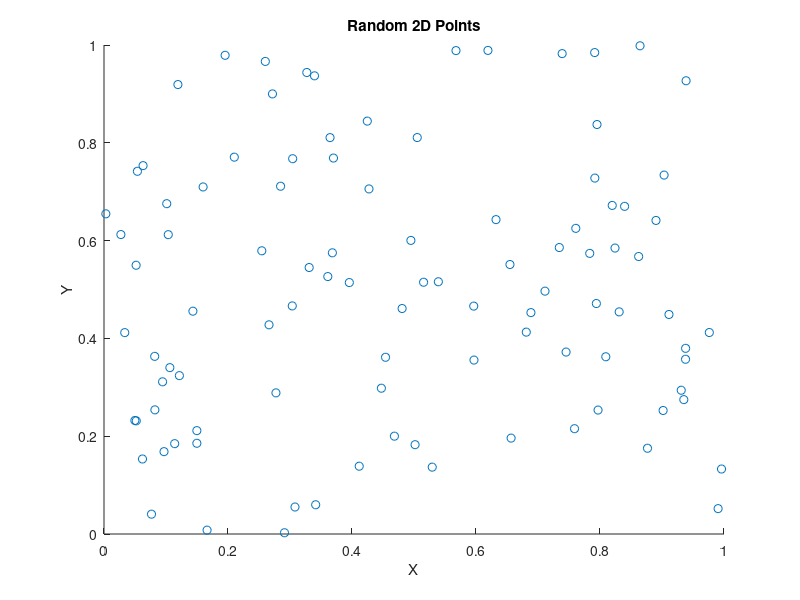

This figure's MATLAB source: (Note: this script raises an error after producing the figure.)
clear;
clc;
close all

% Number of random points
num_points = 100;

% Generate random x-coordinates
P = [rand(num_points,1), rand(num_points,1)];

% Plot the random points
scatter(P(:,1), P(:,2));
xlabel('X');
ylabel('Y');
title('Random 2D Points');
hold on

% Empirical moment generation
x = sdpvar(1,1);
y = sdpvar(1,1);

degree = 2; % Polynomial degree
p = 2;      % Ambient dimension

v = monolist([x y], degree);
M = v*v';
Ms = 0;
for i=1:length(P)
    Mx = replace(M, x, P(i,1));
    Mxy = replace(Mx, y, P(i,2));
    Ms = Ms + Mxy;
end
Ms = (1/length(P))*Ms;

% Plot level curve
Delta = 0; % Tuning parameter
level = nchoosek(p + degree, degree);
Qd = v'*inv(Ms)*v - level - Delta; 
Qd_fun = yalmip2matlabFun('Qd');
fimplicit(Qd_fun)
